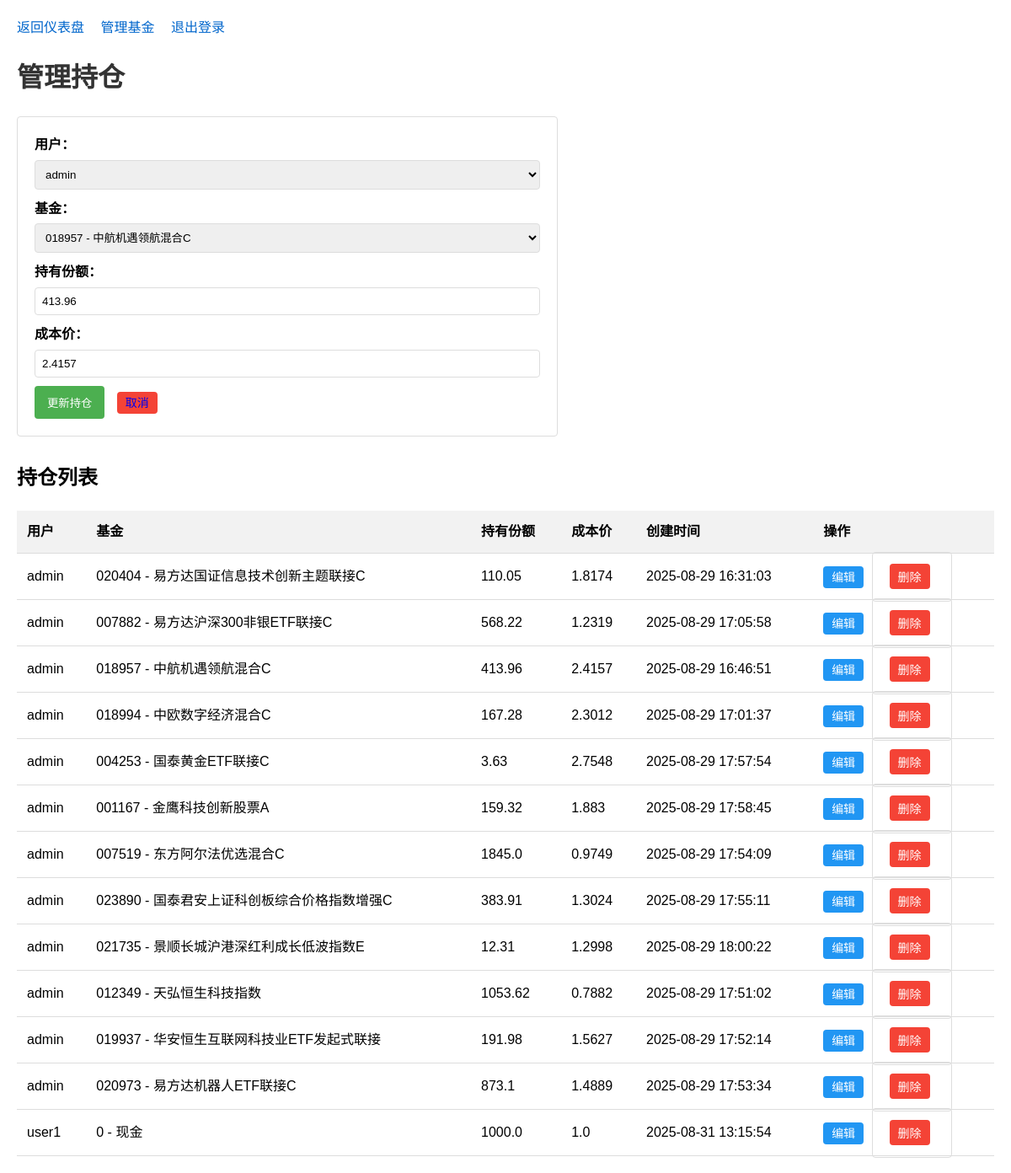
Page /manage_positions?edit=3 (signed in) on the committed database.
### simple_app.py (models this page shows)
class Position(db.Model):
    id = db.Column(db.Integer, primary_key=True)
    user_id = db.Column(db.Integer, db.ForeignKey('user.id'), nullable=False)
    fund_id = db.Column(db.Integer, db.ForeignKey('fund.id'), nullable=False)
    shares = db.Column(db.Float, default=0.0)
    cost_price = db.Column(db.Float)
    created_at = db.Column(db.DateTime, default=datetime.utcnow)

class User(UserMixin, db.Model):
    id = db.Column(db.Integer, primary_key=True)
    username = db.Column(db.String(80), unique=True, nullable=False)
    password = db.Column(db.String(200), nullable=False)
    is_main_account = db.Column(db.Boolean, default=False)
    principal = db.Column(db.Float, default=0.0)
    positions = db.relationship('Position', backref='user', lazy=True)
    profits = db.relationship('Profit', backref='user', lazy=True)

class Fund(db.Model):
    id = db.Column(db.Integer, primary_key=True)
    code = db.Column(db.String(20), unique=True, nullable=False)
    name = db.Column(db.String(100), nullable=False)
    fund_type = db.Column(db.String(50))
    latest_nav = db.Column(db.Float)
    nav_date = db.Column(db.DateTime)
    positions = db.relationship('Position', backref='fund', lazy=True)

### simple_app.py (the view, shortened to what this page needs)
@app.route('/manage_positions', methods=['GET', 'POST'])
@login_required
def manage_positions():
    if not current_user.is_main_account:
        flash('只有管理员账户可以访问此页面', 'error')
        return redirect(url_for('dashboard'))
    users = User.query.all()
    funds = Fund.query.all()
    editing_position = None
    if request.args.get('edit'):
        position_id = request.args.get('edit')
        editing_position = Position.query.get(position_id)
        if not editing_position:
            flash('未找到该持仓', 'error')
            return redirect(url_for('manage_positions'))
    positions = Position.query.order_by(Position.user_id, Position.fund_id).all()
    return render_template('manage_positions.html',
                           positions=positions,
                           users=users,
                           funds=funds,
                           editing_position=editing_position)

### simple_app.py (called while the page is built)
@login_manager.user_loader
def load_user(user_id):
    return User.query.get(int(user_id))

### templates/manage_positions.html (shortened to what this page needs)
<!DOCTYPE html>
<html lang="zh-CN">
<head>
</head>
<body>
    <div class="nav">
        <a href="{{ url_for('dashboard') }}">返回仪表盘</a>
        <a href="{{ url_for('manage_funds') }}">管理基金</a>
        <a href="{{ url_for('logout') }}">退出登录</a>
    </div>
    <h1>管理持仓</h1>
    <form method="POST">
        <label for="user_id">用户：</label>
        <select id="user_id" name="user_id" required>
            {% for user in users %}
                <option value="{{ user.id }}" {% if editing_position and editing_position.user_id == user.id %}selected{% endif %}>{{ user.username }}</option>
            {% endfor %}
        </select>
        <label for="fund_id">基金：</label>
        <select id="fund_id" name="fund_id" required>
            {% for fund in funds %}
                <option value="{{ fund.id }}" {% if editing_position and editing_position.fund_id == fund.id %}selected{% endif %}>{{ fund.code }} - {{ fund.name }}</option>
            {% endfor %}
        </select>
        <label for="shares">持有份额：</label>
        <input type="number" id="shares" name="shares" step="0.0001" min="0" value="{{ editing_position.shares if editing_position else '' }}" required>
        <label for="cost_price">成本价：</label>
        <input type="number" id="cost_price" name="cost_price" step="0.0001" min="0" value="{{ editing_position.cost_price if editing_position else '' }}" required>
        <button type="submit">{{ '更新持仓' if editing_position else '添加持仓' }}</button>
        {% if editing_position %}
            <a href="{{ url_for('manage_positions') }}" class="action-btn cancel-btn">取消</a>
        {% endif %}
    </form>
    <h2>持仓列表</h2>
    <table>
        <thead>
            <tr>
                <th>用户</th>
                <th>基金</th>
                <th>持有份额</th>
                <th>成本价</th>
                <th>创建时间</th>
                <th>操作</th>
            </tr>
        </thead>
        <tbody>
            {% if positions %}
                {% for position in positions %}
                    <tr>
                        <td>{{ position.user.username }}</td>
                        <td>{{ position.fund.code }} - {{ position.fund.name }}</td>
                        <td>{{ position.shares }}</td>
                        <td>{{ position.cost_price }}</td>
                        <td>{{ position.created_at.strftime('%Y-%m-%d %H:%M:%S') }}</td>
                        <td>
                            <a href="{{ url_for('manage_positions', edit=position.id) }}" class="action-btn edit-btn">编辑</a>
                            <form method="POST" action="{{ url_for('delete_position', position_id=position.id) }}" style="display: inline;">
                                <button type="submit" class="action-btn delete-btn" onclick="return confirm('确定要删除该持仓吗？');">删除</button>
                            </form>
                        </td>
                    </tr>
                {% endfor %}
            {% else %}
                <tr>
                    <td colspan="6">暂无持仓数据</td>
                </tr>
            {% endif %}
        </tbody>
    </table>
</body>
</html>

### templates/manage_positions.html (style rules this page uses)
body { font-family: Arial, sans-serif; margin: 20px; line-height: 1.6; }
h1 { color: #333; margin-bottom: 20px; }
.nav { margin-bottom: 20px; }
.nav a { margin-right: 15px; text-decoration: none; color: #0066cc; }
form { margin-bottom: 30px; padding: 20px; border: 1px solid #ddd; border-radius: 4px; max-width: 600px; }
label { display: block; margin-bottom: 5px; font-weight: bold; }
input, select { width: 100%; padding: 8px; margin-bottom: 10px; border: 1px solid #ddd; border-radius: 4px; box-sizing: border-box; }
button { padding: 10px 15px; background-color: #4CAF50; color: white; border: none; border-radius: 4px; cursor: pointer; }
.cancel-btn { background-color: #f44336; margin-left: 10px; }
table { width: 100%; border-collapse: collapse; margin-top: 20px; }
th, td { padding: 12px; text-align: left; border-bottom: 1px solid #ddd; }
th { background-color: #f2f2f2; }
.action-btn { padding: 5px 10px; text-decoration: none; border-radius: 4px; margin-right: 5px; font-size: 14px; }
.edit-btn { background-color: #2196F3; color: white; }
.delete-btn { background-color: #f44336; color: white; }

### rows in the picture
Position: user_id "admin", fund_id "018957 - 中航机遇领航混合C", shares "413.96", cost_price "2.4157", user.username "admin", fund.code "018957", fund.name "中航机遇领航混合C", created_at "2025-08-29 16:46:51"
Position: user.username "admin", fund.code "020404", fund.name "易方达国证信息技术创新主题联接C", shares "110.05", cost_price "1.8174", created_at "2025-08-29 16:31:03"
Position: user.username "admin", fund.code "007882", fund.name "易方达沪深300非银ETF联接C", shares "568.22", cost_price "1.2319", created_at "2025-08-29 17:05:58"
Position: user.username "admin", fund.code "018994", fund.name "中欧数字经济混合C", shares "167.28", cost_price "2.3012", created_at "2025-08-29 17:01:37"
Position: user.username "admin", fund.code "004253", fund.name "国泰黄金ETF联接C", shares "3.63", cost_price "2.7548", created_at "2025-08-29 17:57:54"
Position: user.username "admin", fund.code "001167", fund.name "金鹰科技创新股票A", shares "159.32", cost_price "1.883", created_at "2025-08-29 17:58:45"
Position: user.username "admin", fund.code "007519", fund.name "东方阿尔法优选混合C", shares "1845.0", cost_price "0.9749", created_at "2025-08-29 17:54:09"
Position: user.username "admin", fund.code "023890", fund.name "国泰君安上证科创板综合价格指数增强C", shares "383.91", cost_price "1.3024", created_at "2025-08-29 17:55:11"
Position: user.username "admin", fund.code "021735", fund.name "景顺长城沪港深红利成长低波指数E", shares "12.31", cost_price "1.2998", created_at "2025-08-29 18:00:22"
Position: user.username "admin", fund.code "012349", fund.name "天弘恒生科技指数", shares "1053.62", cost_price "0.7882", created_at "2025-08-29 17:51:02"
Position: user.username "admin", fund.code "019937", fund.name "华安恒生互联网科技业ETF发起式联接", shares "191.98", cost_price "1.5627", created_at "2025-08-29 17:52:14"
Position: user.username "admin", fund.code "020973", fund.name "易方达机器人ETF联接C", shares "873.1", cost_price "1.4889", created_at "2025-08-29 17:53:34"
Position: user.username "user1", fund.code "0", fund.name "现金", shares "1000.0", cost_price "1.0", created_at "2025-08-31 13:15:54"

### other values in the picture
{{ '更新持仓' if editing_position else '添加持仓' }} "更新持仓"
